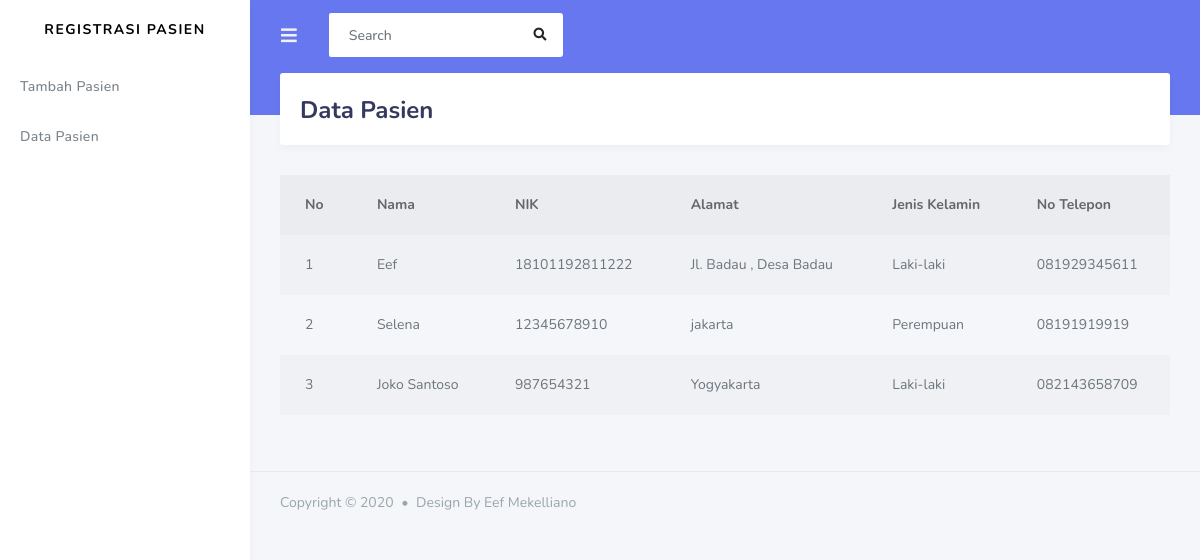
/index.php/c_data_pasien, run on the app's committed database.
### tables this page shows
CREATE TABLE `tb_pasien` (
  `id_pasien` int(11) NOT NULL,
  `nama` varchar(120) NOT NULL,
  `nik` varchar(50) NOT NULL,
  `alamat` varchar(120) NOT NULL,
  `jenis_kelamin` enum('Laki-laki','Perempuan','','') NOT NULL,
  `no_telepon` varchar(50) NOT NULL
);

### application/controllers/C_data_pasien.php (called while the page is built)
<?php
class C_data_pasien extends CI_Controller {
    public function index() {
        $data['pasien'] = $this->model_pasien->get_data('tb_pasien')->result();
        $this->load->view('templates/header');
        $this->load->view('templates/sidebar');
        $this->load->view('v_data_pasien', $data);
        $this->load->view('templates/footer');
    }
}
?>

### index.php (called while the page is built, shortened)
<?php
require_once BASEPATH.'core/CodeIgniter.php';

### application/models/model_pasien.php (called while the page is built, shortened)
<?php
class Model_pasien extends CI_model {
    public function get_data($table){
        return $this->db->get($table);
    }
}
?>

### application/views/v_data_pasien.php (the view, shortened to what this page needs)
<div class="main-content">
        <section class="section">
          <div class="section-header">
            <h1>Data Pasien</h1>
          </div>
          <table class="table table-hover table-striped table-borderd">
            <thead>
                <tr>
                    <th>No</th>
                    <th>Nama</th>
                    <th>NIK</th>
                    <th>Alamat</th>
                    <th>Jenis Kelamin</th>
                    <th>No Telepon</th>
                </tr>
            </thead>
            <tbody>
                <?php
                    $no = 1;
                    foreach($pasien as $ps) : ?>
                        <tr>
                            <td><?php echo $no++ ?></td>
                            <td><?php echo $ps->nama ?></td>
                            <td><?php echo $ps->nik ?></td>
                            <td><?php echo $ps->alamat ?></td>
                            <td><?php echo $ps->jenis_kelamin ?></td>
                            <td><?php echo $ps->no_telepon ?></td>
                        </tr>
                    <?php endforeach; ?>
            </tbody>
          </table>
        </section>
</div>

### application/views/templates/header.php (shortened to what this page needs)
<!DOCTYPE html>
<html lang="en">
<head>
  <link rel="stylesheet" href="https://stackpath.bootstrapcdn.com/bootstrap/4.3.1/css/bootstrap.min.css">
  <link rel="stylesheet" href="https://use.fontawesome.com/releases/v5.7.2/css/all.css">
  <link rel="stylesheet" href="<?php echo base_url('assets/assets_stisla') ?>/assets/css/style.css">
  <link rel="stylesheet" href="<?php echo base_url('assets/assets_stisla') ?>/assets/css/components.css">
</head>

### application/views/templates/sidebar.php (shortened to what this page needs)
<body>
  <div id="app">
    <div class="main-wrapper">
      <div class="navbar-bg"></div>
      <nav class="navbar navbar-expand-lg main-navbar">
        <form class="form-inline mr-auto">
          <ul class="navbar-nav mr-3">
            <li><a href="#" data-toggle="sidebar" class="nav-link nav-link-lg"><i class="fas fa-bars"></i></a></li>
          </ul>
          <div class="search-element">
            <input class="form-control" type="search" placeholder="Search" aria-label="Search" data-width="250">
            <button class="btn" type="submit"><i class="fas fa-search"></i></button>
          </div>
        </form>
      </nav>
      <div class="main-sidebar">
        <aside id="sidebar-wrapper">
          <div class="sidebar-brand">
            <a href="index.html">Registrasi Pasien</a>
          </div>
          <ul class="sidebar-menu">
              <li><a class="nav-link" href="<?php echo base_url('c_tambah_pasien') ?>"> <span>Tambah Pasien</span></a></li>
              <li><a class="nav-link" href="<?php echo base_url('c_data_pasien') ?>"> <span>Data Pasien</span></a></li>
          </ul>
        </aside>
      </div>

### application/views/templates/footer.php (shortened to what this page needs)
<footer class="main-footer">
        <div class="footer-left">
          Copyright &copy; 2020 <div class="bullet"></div> Design By Eef Mekelliano
        </div>
      </footer>
    </div>
  </div>
</body>
</html>

### data on the page
tb_pasien: nama "Eef", nik "18101192811222", alamat "Jl. Badau , Desa Badau", jenis_kelamin "Laki-laki", no_telepon "081929345611"
tb_pasien: nama "Selena", nik "12345678910", alamat "jakarta", jenis_kelamin "Perempuan", no_telepon "08191919919"
tb_pasien: nama "Joko Santoso", nik "987654321", alamat "Yogyakarta", jenis_kelamin "Laki-laki", no_telepon "082143658709"
